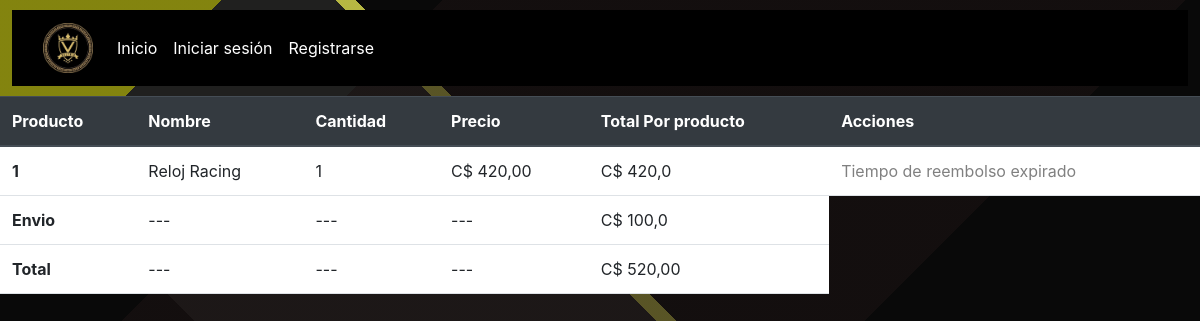
Page /compraEspecifica/1 on the earlier database version.
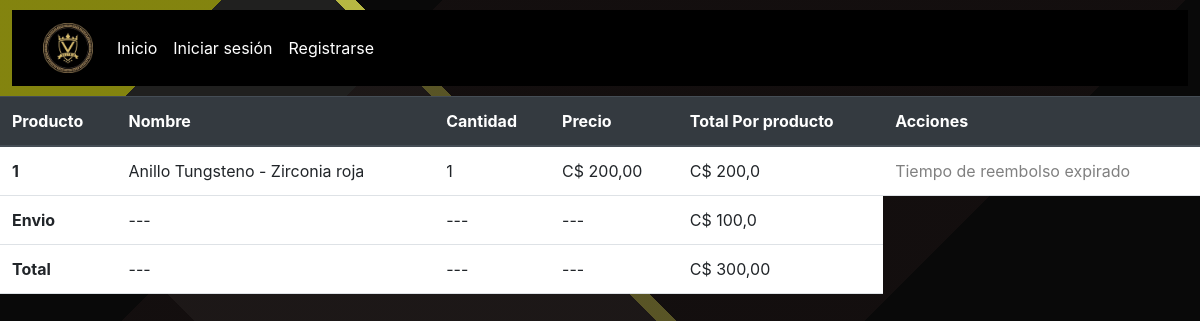
Same page on the later database version.
### plus/models.py (models this page shows, shortened)
class DetalleCompra(models.Model):
    producto = models.ForeignKey(Producto, on_delete=models.CASCADE)
    compra = models.ForeignKey(Compra, on_delete=models.CASCADE)
    cantidad = models.IntegerField()

class Producto(models.Model):
    descripcion = models.CharField(max_length=100, default='Sin descripción')
    precio = models.FloatField()
    nombre = models.CharField(max_length=40)
    cantidad = models.IntegerField()
    peso = models.FloatField()
    imagen = models.ImageField(upload_to="productos", null=True)

class Compra(models.Model):
    comprobante = models.ImageField(upload_to="comprobantes", null=True)
    total = models.FloatField()
    fecha_compra = models.DateField()
    tipo_compra = models.BooleanField()
    cliente = models.ForeignKey(Cliente, on_delete=models.CASCADE, null=True, blank=True)
    trabajador = models.ForeignKey(Trabajador, on_delete=models.SET_NULL, null=True, blank=True)
    metodo_pago = models.ForeignKey(MetodoPago, on_delete=models.CASCADE)
    comfimada = models.BooleanField(default=0) #Si ya se pago
    Cancelada = models.BooleanField(default=0) # si el cliente rechaso el envio

class Envio(models.Model):
    direccion = models.CharField(max_length=150, blank=True)
    peso = models.FloatField(null=True, blank=True)
    telefono = models.CharField(max_length=8, blank=True)
    tarifa_envio = models.FloatField(null=True, blank=True)
    repartidor = models.ForeignKey(Repartidor, on_delete=models.CASCADE, blank=True, null=True)
    compra = models.ForeignKey(Compra, on_delete=models.CASCADE)

### plus/views.py (the view)
# urls.py: path('compraEspecifica/<int:id>',views.compraEspecifica,name="compraEspecifica"),
def compraEspecifica(request, id):
    compra = Compra.objects.get(id=id)
    detalles = DetalleCompra.objects.filter(compra=compra)
    metodo_pago = compra.metodo_pago
    if isinstance(compra.fecha_compra, datetime):
        fecha_compra = compra.fecha_compra  # Ya es datetime
    else:
        fecha_compra = datetime.combine(compra.fecha_compra, datetime.min.time())
    fecha_compra = make_aware(fecha_compra)
    tiempo_limite = fecha_compra + timedelta(hours=48)
    dentro_de_48_horas = now() <= tiempo_limite  # Ahora ambas fechas son comparables
    envio = Envio.objects.filter(compra=compra).first()
    context = {
        'compra': compra,
        'detalles': detalles,
        'metodo_pago': metodo_pago,
        'dentro_de_48_horas': dentro_de_48_horas
    }
    if envio:
        context['envio'] = envio
    if not request.user.is_staff:
        return render(request, 'plus/cliente/ComEspe.html', context)
    return render(request, 'plus/administracion/ComEspe.html', context)

### plus/templatetags/custom_filters.py (called while the page is built)
@register.filter
def multiply(value, arg):
    try:
        return float(value) * float(arg)
    except (ValueError, TypeError):
        return 0

### plus/templates/plus/cliente/ComEspe.html
{% extends "plus/cliente/layout.html" %}
{% load custom_filters %}
{% block body %}
<div style="display: flex; gap: 10px; flex-grow: 1;">
     <table style="flex: 1;" class="table">
         <thead class="thead-dark">
             <tr>
                 <th scope="col">Producto</th>
                 <th scope="col">Nombre</th>
                 <th scope="col">Cantidad</th>
                 <th scope="col">Precio</th>
                 <th scope="col">Total Por producto </th>
                 <th scope="col">Acciones</th>
             </tr>
         </thead>
         <tbody>
             {% for detalle in detalles %}
             <tr>
                 <th scope="row">{{ forloop.counter }}</th>
                 <td>{{ detalle.producto.nombre }}</td>
                 <td>{{ detalle.cantidad }}</td>
                 <td>C$ {{ detalle.producto.precio|floatformat:2 }}</td>
                 <td>C$ {{ detalle.cantidad|multiply:detalle.producto.precio }}</td>
                 <td>
                    {% if dentro_de_48_horas %}
                    <a href="{% url 'solicitudDevolucion' detalle.id %}" class="btn btn-link" style="text-decoration: none; color: inherit;">
                        <svg xmlns="http://www.w3.org/2000/svg" width="16" height="16" fill="currentColor" class="bi bi-clipboard2-x-fill" viewBox="0 0 16 16">
                            <path d="M10 .5a.5.5 0 0 0-.5-.5h-3a.5.5 0 0 0-.5.5.5.5 0 0 1-.5.5.5.5 0 0 0-.5.5V2a.5.5 0 0 0 .5.5h5A.5.5 0 0 0 11 2v-.5a.5.5 0 0 0-.5-.5.5.5 0 0 1-.5-.5"/>
                            <path d="M4.085 1H3.5A1.5 1.5 0 0 0 2 2.5v12A1.5 1.5 0 0 0 3.5 16h9a1.5 1.5 0 0 0 1.5-1.5v-12A1.5 1.5 0 0 0 12.5 1h-.585q.084.236.085.5V2a1.5 1.5 0 0 1-1.5 1.5h-5A1.5 1.5 0 0 1 4 2v-.5q.001-.264.085-.5M8 8.293l1.146-1.147a.5.5 0 1 1 .708.708L8.707 9l1.147 1.146a.5.5 0 0 1-.708.708L8 9.707l-1.146 1.147a.5.5 0 0 1-.708-.708L7.293 9 6.146 7.854a.5.5 0 1 1 .708-.708z"/>
                        </svg>
                    </a>
                    {% else %}
                    <span style="color: gray;">Tiempo de reembolso expirado</span>
                    {% endif %}
                </td>
             </tr>
             {% endfor %}
             {% if envio %}
             <tr>
                 <th>Envio</th>
                 <td>---</td>
                 <td>---</td>
                 <td>---</td>
                 <td>
                     C$ {{ envio.tarifa_envio }}
                 </td>
             </tr>
             {% endif %}
             <tr>
                 <Th>Total</Th>
                 <TD>---</TD>
                 <TD>---</TD>
                 <TD>---</TD>
                 {% if envio %}
                 <TD>C$ {{ compra.total|add:envio.tarifa_envio|default:compra.total|floatformat:2 }}</TD>
                 {% else %}
                 <TD>C$ {{ compra.total|floatformat:2 }}</TD>
                 {% endif %}
             </tr>
         </tbody>
     </table>
</div>
{% endblock %}

Differences in the rows shown:
changed DetalleCompra: producto.nombre "Reloj Racing" → "Anillo Tungsteno - Zirconia roja"; producto.precio "420,00" → "200,00"; cantidad|multiply "420,0" → "200,0"
changed Compra: total|add "520,00" → "300,00"
